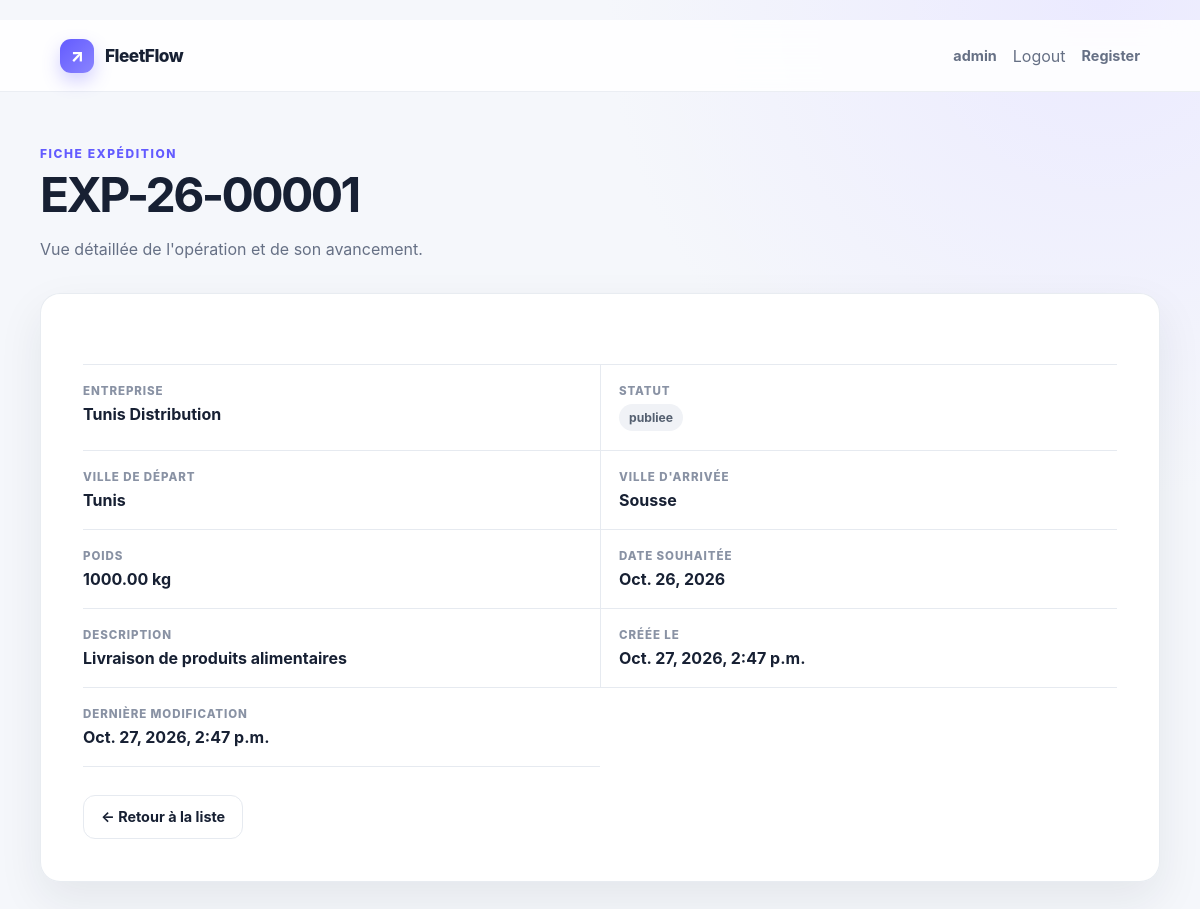
The app's page /expedition/detail1/1/ (signed in), older data.
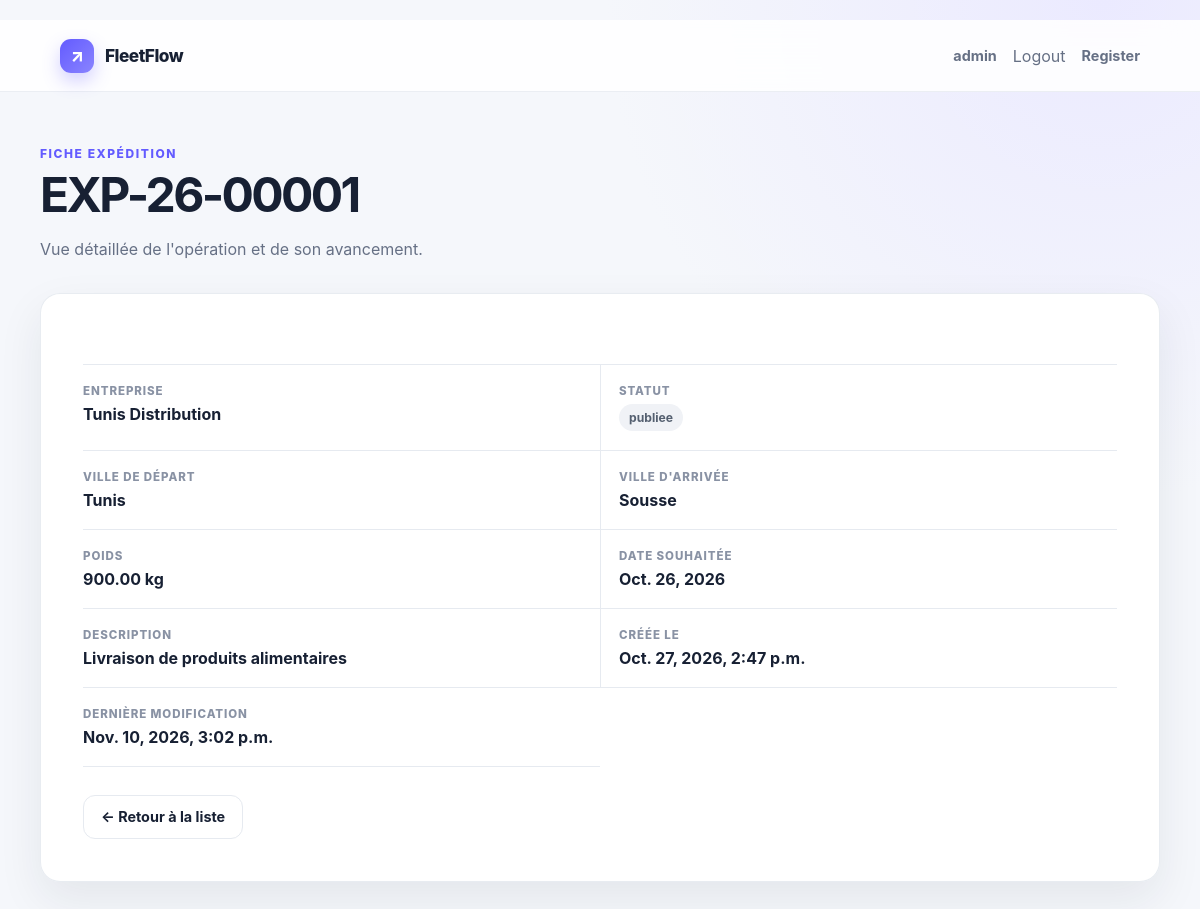
The same page, newer data.
### ExpeditionApp/models.py (models this page shows, shortened)
class Expedition(models.Model):
    references= models.CharField(max_length=12,unique=True,editable=False,validators=[
        RegexValidator(regex=r'^EXP-\d{2}-\d{5}$',message="Le format doit être EXP-AA-NNNNN.")])
    ville_depart= models.CharField(max_length=100)
    ville_arrivee= models.CharField(max_length=100)
    poids_kg= models.DecimalField(max_digits=10, decimal_places=2,validators=[MinValueValidator(0.01,"Le poids doit être supérieur à 0")])
    date_souhaitee= models.DateField()
    description= models.TextField()
    status=models.CharField(max_length=20,choices=[
        ('p','publiee'),
        ('a','attribuee'),
        ('ec','en_cours'),
        ('l','livree'),
        ('ann','annulee')
    ], default='p')
    created_at = models.DateTimeField(auto_now_add=True)
    updated_at = models.DateTimeField(auto_now=True)
    entreprise = models.ForeignKey('EntrepriseApp.Entreprise', on_delete=models.CASCADE, related_name='expeditions')

### EntrepriseApp/models.py (models this page shows, shortened)
class Entreprise(models.Model):
    raison_sociale = models.CharField(max_length=200,blank=False, null=False )
    matricule_fiscale = models.CharField(max_length=17,unique=True, validators=[matricule_fiscale_validator])
    adresse = models.TextField(validators=[
        MinLengthValidator(20,"L'adresse ne peut pas pas avoir moins de 20 caractères"),
        MaxLengthValidator(400,"L'adresse ne peut pas pas avoir plus de 400 caractères")])
    type_entreprise = models.CharField(max_length=100,choices=[
        ('c','Chargeur'),
        ('t','Transporteur')])
    created_at = models.DateTimeField(auto_now_add=True)
    updated_at = models.DateTimeField(auto_now=True)
    gerant = models.OneToOneField(Utilisateur, on_delete=models.CASCADE, related_name='entreprise')
    def __str__(self):
        return self.raison_sociale

### ExpeditionApp/views.py (the view)
# urls.py: path('detail1/<int:pk>/', detail_expedition.as_view(), name='detail_class'),
class detail_expedition(LoginRequiredMixin,DetailView):
    model = Expedition
    template_name = 'expedition/detail.html'
    context_object_name = 'detail'

### Templates/expedition/detail.html
﻿{% extends "base.html" %}{% block title %}Détail de l'expédition{% endblock %}{% block content %}
<p class="eyebrow">Fiche expédition</p>
<h1>{{ detail.references }}</h1>
<p class="subtle">Vue détaillée de l'opération et de son avancement.</p>
<section class="card detail-card" style="margin-top: 30px">
  <div class="detail-grid">
    <div class="detail-item">
      <span class="detail-label">Entreprise</span
      ><span class="detail-value">{{ detail.entreprise }}</span>
    </div>
    <div class="detail-item">
      <span class="detail-label">Statut</span
      ><span class="status">{{ detail.get_status_display }}</span>
    </div>
    <div class="detail-item">
      <span class="detail-label">Ville de départ</span
      ><span class="detail-value">{{ detail.ville_depart }}</span>
    </div>
    <div class="detail-item">
      <span class="detail-label">Ville d'arrivée</span
      ><span class="detail-value">{{ detail.ville_arrivee }}</span>
    </div>
    <div class="detail-item">
      <span class="detail-label">Poids</span
      ><span class="detail-value">{{ detail.poids_kg }} kg</span>
    </div>
    <div class="detail-item">
      <span class="detail-label">Date souhaitée</span
      ><span class="detail-value">{{ detail.date_souhaitee }}</span>
    </div>
    <div class="detail-item">
      <span class="detail-label">Description</span
      ><span class="detail-value">{{ detail.description }}</span>
    </div>
    <div class="detail-item">
      <span class="detail-label">Créée le</span
      ><span class="detail-value">{{ detail.created_at }}</span>
    </div>
    <div class="detail-item">
      <span class="detail-label">Dernière modification</span
      ><span class="detail-value">{{ detail.updated_at }}</span>
    </div>
  </div>
  <div class="form-actions">
    <a class="button secondary" href="{% url 'Expedition:list_class' %}"
      >← Retour à la liste</a
    >
  </div>
</section>
{% endblock %}

Row changes from the older to the newer data that the page shows:
changed Expedition "EXP-26-00001": poids_kg "1000.00" → "900.00"; updated_at "Oct. 27, 2026, 2:47 p.m." → "Nov. 10, 2026, 3:02 p.m."
